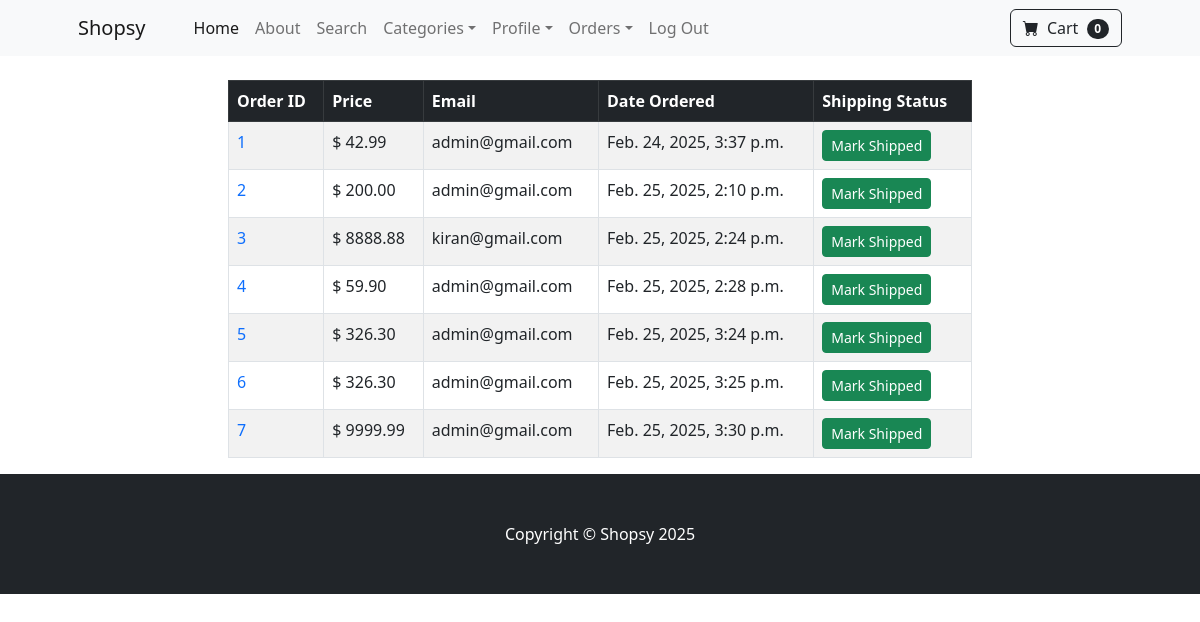
Page /payment/not_shipped/ (signed in) on the earlier database version.
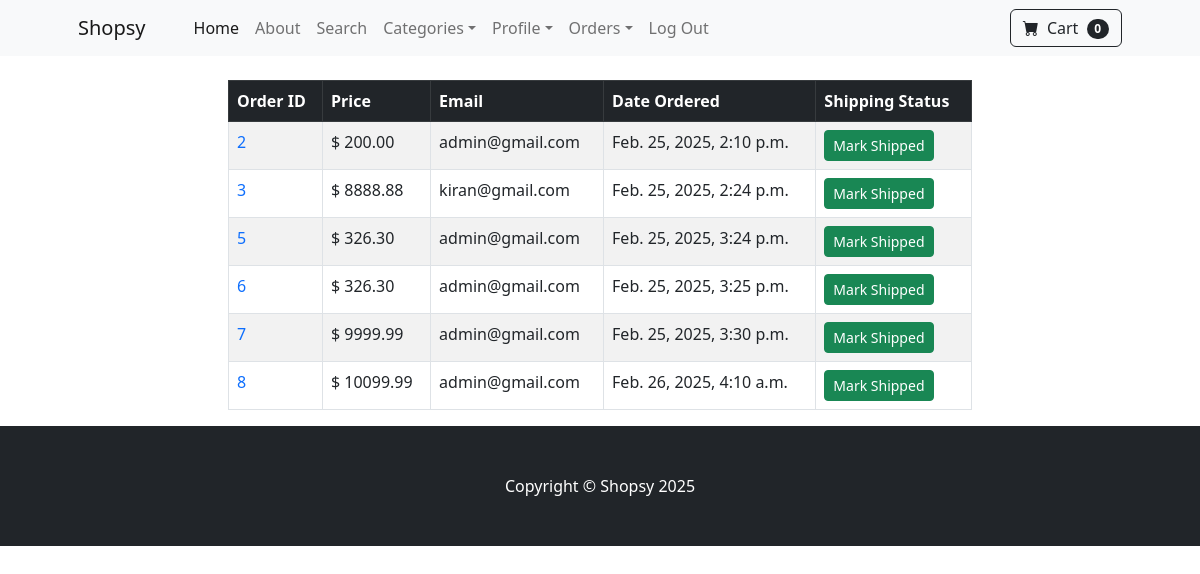
Same page on the later database version.
### payment/models.py (models this page shows, shortened)
class Order(models.Model):
  user = models.ForeignKey(User, on_delete=models.CASCADE, null=True, blank=True)
  full_name = models.CharField(max_length=100)
  email = models.EmailField(max_length=200)
  shipping_address = models.TextField(max_length=15000)
  amount_paid = models.DecimalField(max_digits=10, decimal_places=2)
  date_ordered = models.DateTimeField(auto_now_add=True)
  shipped = models.BooleanField(default=False)
  shipped_date = models.DateTimeField(blank=True, null=True)

### payment/views.py (the view, shortened to what this page needs)
# urls.py: path('not_shipped/', views.not_shipped, name="not_shipped"),
def not_shipped(request):
  if request.user.is_authenticated and request.user.is_superuser:
    orders = Order.objects.filter(shipped=False)
    return render(request, 'payment/not_shipped.html', {'orders':orders})
  else:
    messages.success(request, "Access Denied..")
    return redirect('home')

### cart/cart.py (called while the page is built)
  def __len__(self):
    return len(self.cart)

### cart/context_processors.py (called while the page is built)
def cart(request):
  return {'cart':Cart(request)}

### payment/templates/payment/not_shipped.html (shortened to what this page needs)
{% extends "base.html" %} {% block content %}
<br>
<div class="container">
  <div class="row">
    <center>
      <div class="col-8">
        <table class="table table-striped table-hover table-bordered">
          <thead class="table-dark">
            <tr>
              <th scope="col">Order ID</th>
              <th scope="col">Price</th>
              <th scope="col">Email</th>
              <th scope="col">Date Ordered</th>
              <th scope="col">Shipping Status</th>
            </tr>
          </thead>
          <tbody>
            {% for item  in orders %}
            <tr>
              <td><a href="{% url 'orders' item.id %}" style="text-decoration:None">{{item.id}}</a></td>
              <td>$ {{item.amount_paid}}</td>
              <td>{{item.email}}</td>
              <td>{{item.date_ordered}}</td>
              <td>
                <form action="" method= "POST">
                  <button type="submit" class="btn btn-success btn-sm">Mark Shipped</button>
                </form>
              </td>
            </tr>
            {% endfor %}
          </tbody>
        </table>
      </div>
    </center>
  </div>
</div>
{% endblock %}

Differences in the rows shown:
no longer on this page (row edited): Order: id "1", amount_paid "42.99", email "admin@gmail.com", date_ordered "Feb. 24, 2025, 3:37 p.m."
no longer on this page (row edited): Order: id "4", amount_paid "59.90", email "admin@gmail.com", date_ordered "Feb. 25, 2025, 2:28 p.m."
now on this page (row edited): Order: id "8", amount_paid "10099.99", email "admin@gmail.com", date_ordered "Feb. 26, 2025, 4:10 a.m."
